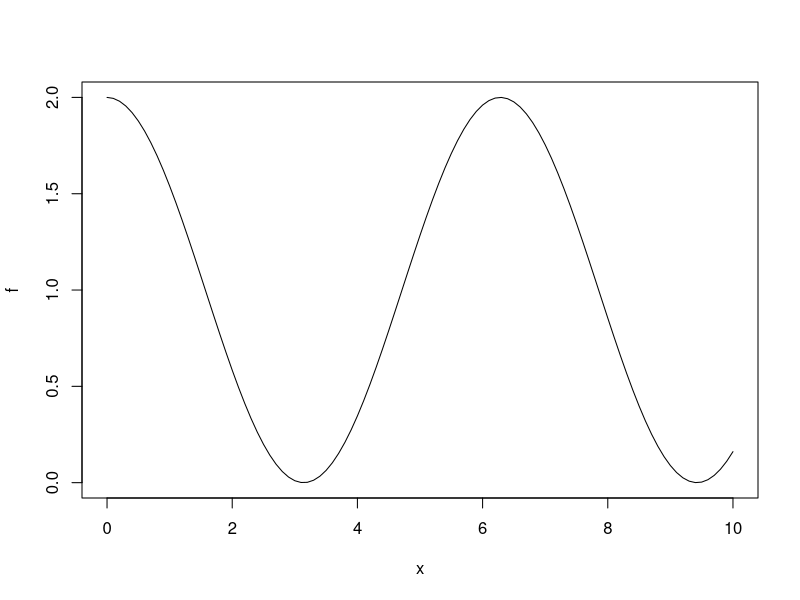
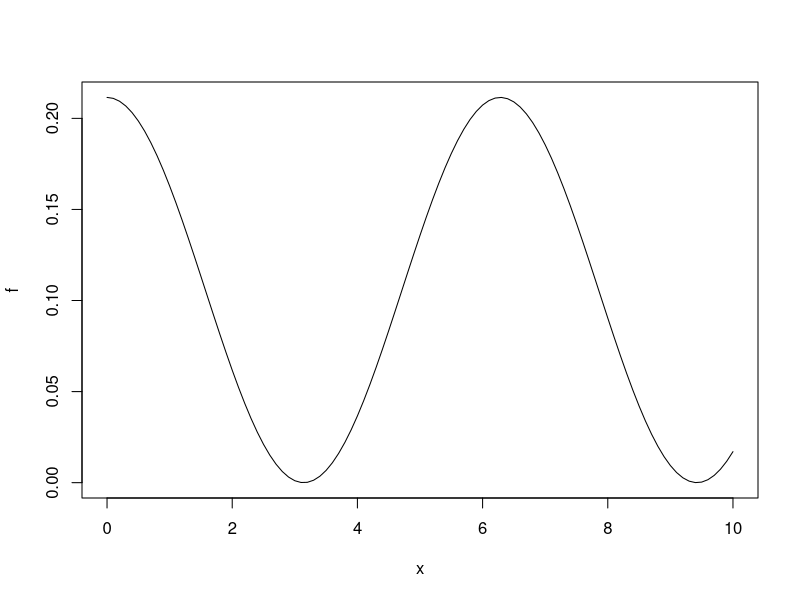
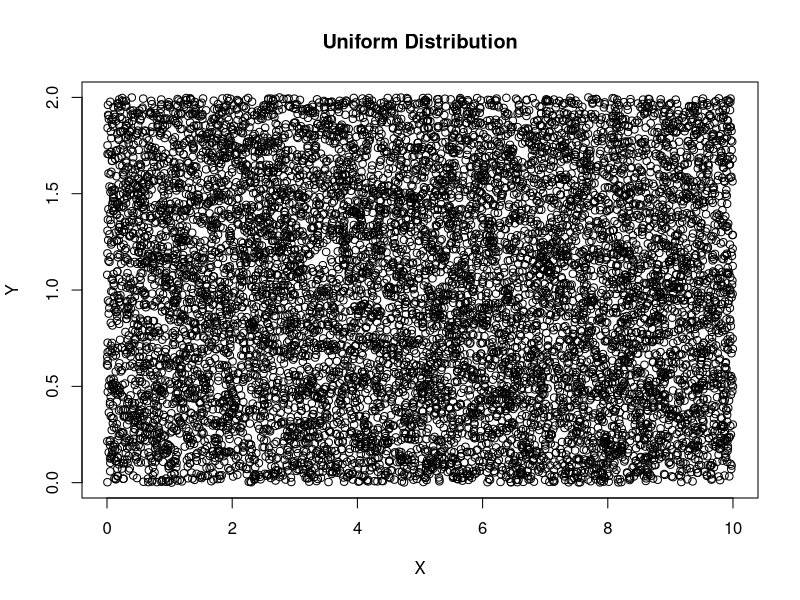
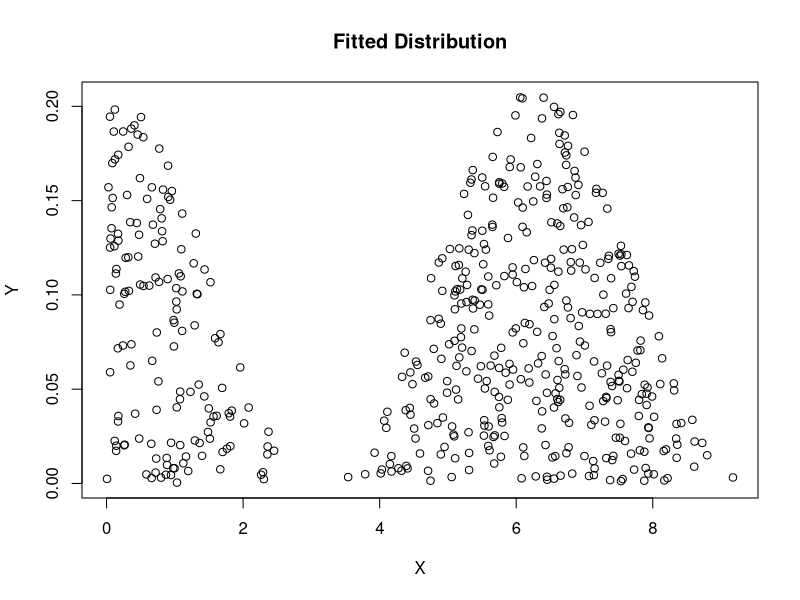
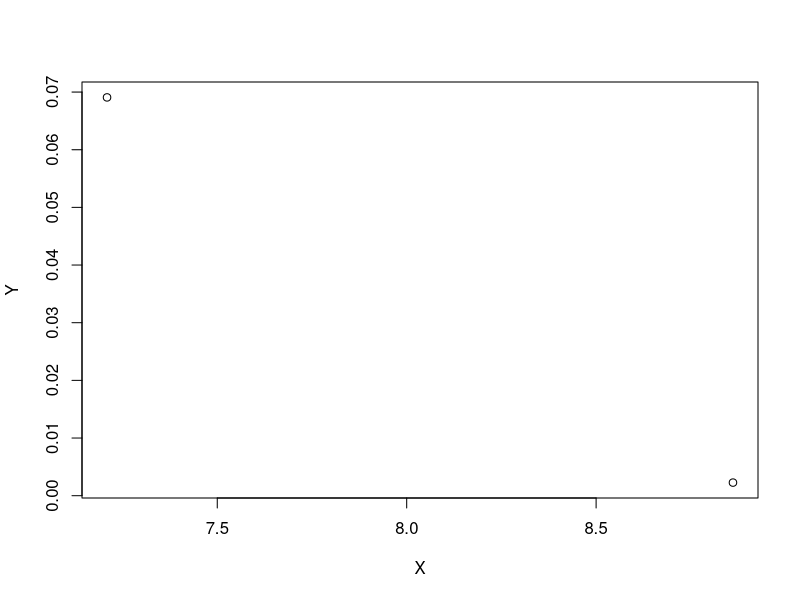
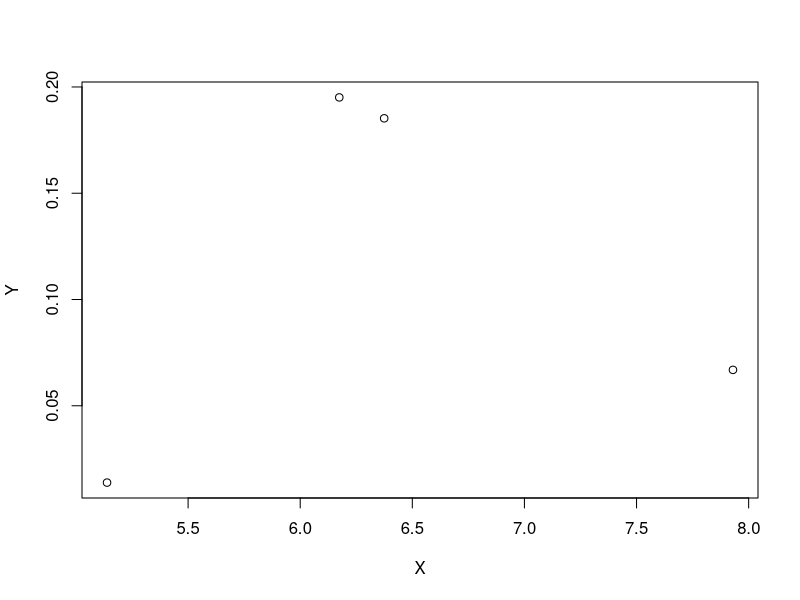
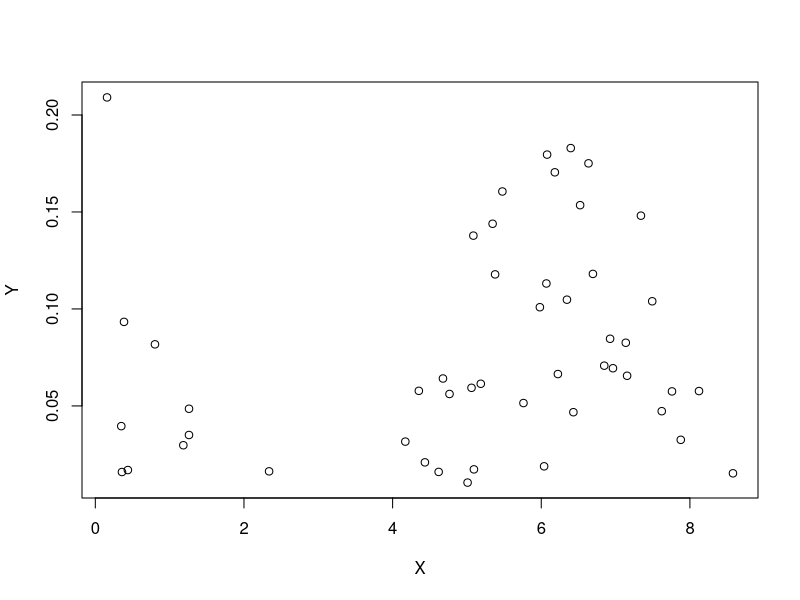
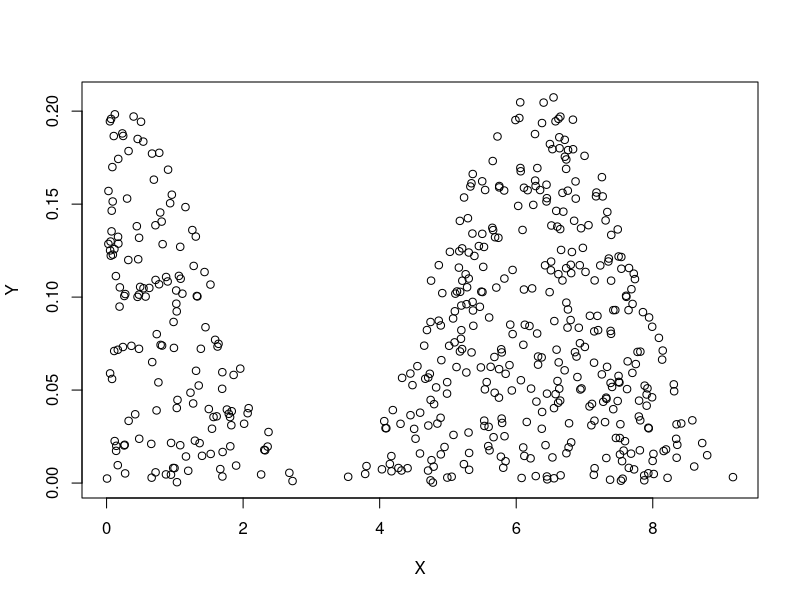

R code for these plots, in order:
## ---- chunk 1
knitr::opts_chunk$set(echo = TRUE)
## ---- chunk 2
# Create an "unknown" function that fulfils the requirements to be a PDF
# Due to the 1 this function is above 0 everywhere
f <- function(x){1 + cos(x)}
plot(f, 0, 10)
## ---- chunk 3
# The support of f is between 0 and 10
a <- 0
b <- 10

# The value of the integral of f(x) must be equal to 1
f_int = integrate(f, lower=a, upper=b)

# To ensure this, it is multiplied by a constant 'c' that makes the value of f_int between 0 and 10 = 1
c <- (1 / f_int$value)
f <- function(x){c * (1 + cos(x))}
plot(f, 0, 10)
## ---- chunk 4
# To confirm that this is equal to one
integrate(f, lower=a, upper=b)
## ---- chunk 5
set.seed(12345)
n = 10^4

X <- runif(n, min=a, max=b)
Y <- runif(n, min=0, max=2)

plot(X, Y, main='Uniform Distribution')
## ---- chunk 6
f_dist <- lapply(X, f) >= Y

X <- X[f_dist]
Y <- Y[f_dist]

plot(X, Y, main='Fitted Distribution')
## ---- chunk 7
P <- 1 - sum(X >= 3 & X < 6)/length(X)
P
## ---- chunk 8
set.seed(12345)
for (i in 1:5)
{
  n <- 10^i
  X <- runif(n, min=a, max=b)
  Y <- runif(n, min=0, max=2)
  f_dist <- lapply(X, f) >= Y
  X <- X[f_dist]
  Y <- Y[f_dist]
  P <- 1 - sum(X >= 3 & X < 6)/length(X)
  plot(X, Y)
  cat("Estimated probability at 10^",i, " is ", P, "\n")
}
